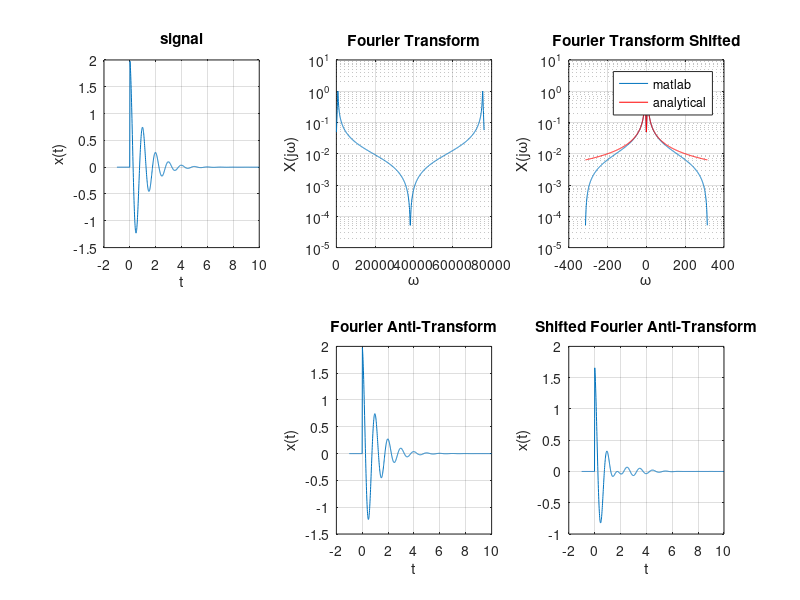

MATLAB code for this plot:
T = 0.01;
t = -1:T:10;

x = 2*exp(-t).*cos(2*pi*t).*((t > 0) + .5*(t == 0));

N = length(x);

w = (0:N-1)*(2*pi)*(T*N);
X = T*fft(x);

X_1 = fftshift(T*fft(x));

w_1 = (-round((N-1)/2):round(N/2)-1) *2*pi/(N*T);

X_ref = 1./(1+1i*(w_1 - 2*pi)) + 1./(1+1i*(w_1 + 2*pi));

figure
subplot(2, 3, 1)
plot (t , x)
grid on
xlabel('t')
ylabel('x(t)')
title('signal')

subplot(2, 3, 2)
semilogy(w, abs(X))
grid on
xlabel('\omega')
ylabel('X(j\omega)')
title("Fourier Transform")

subplot(2, 3, 3)
semilogy(w_1, abs(X_1), w_1, abs(X_ref), 'r')
grid on
xlabel('\omega')
ylabel('X(j\omega)')
title("Fourier Transform Shifted")
legend('matlab', 'analytical')

subplot(2, 3, 5)
plot(t, ifft(X)/T)
grid on
xlabel('t')
ylabel('x(t)')
title("Fourier Anti-Transform")

subplot(2, 3, 6)
plot(t, real(ifft(fftshift(X_1))/T))
grid on
xlabel('t')
ylabel('x(t)')
title("Shifted Fourier Anti-Transform")
